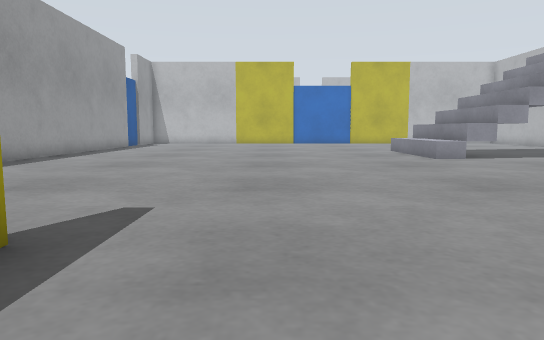
View 1 (above)

16 first-person views from a walk through a Gazebo world. The camera is 0.5 m above the floor, tilts 6° down and sees 70° across. The floor is counted in squares, 0.5 m on a side. Each view is taken from the middle of a square. On the plan, view 1 faces up. The plan holds only what a view shows up to about 13 squares ahead; the rest is blank. The place goes on beyond the plan.

View 2
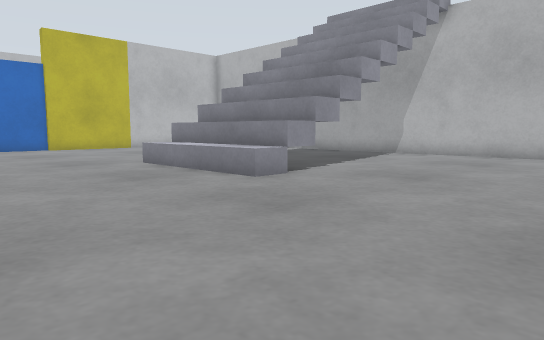

View 3
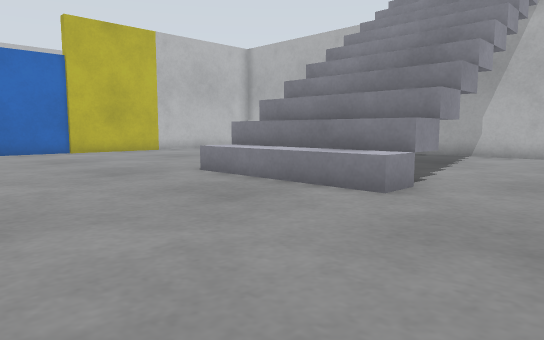

View 4
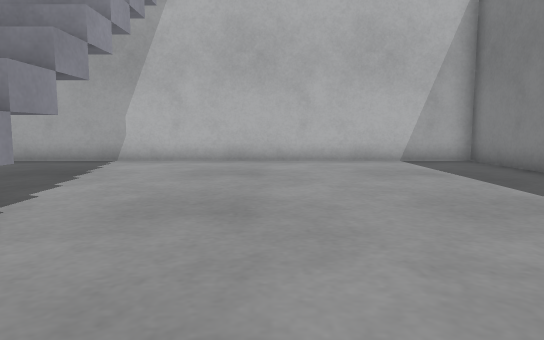

View 5
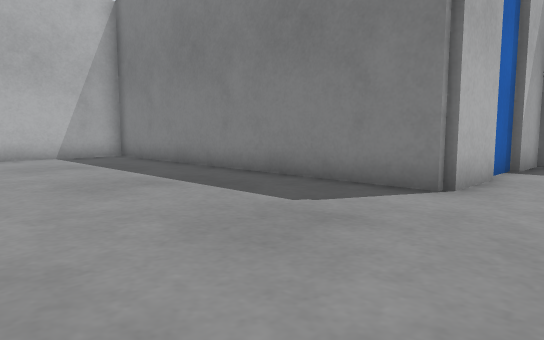

View 6
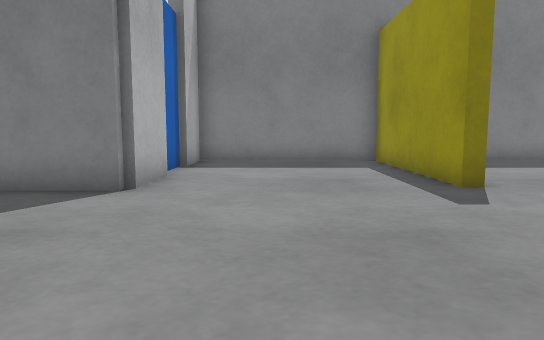

View 7
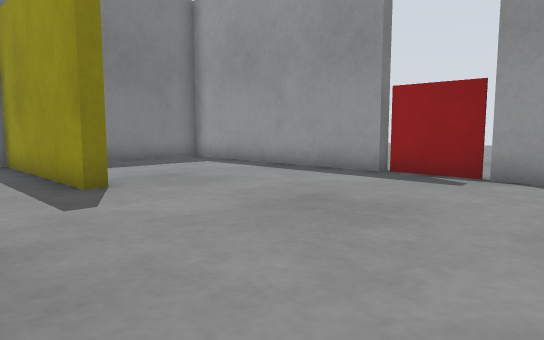

View 8
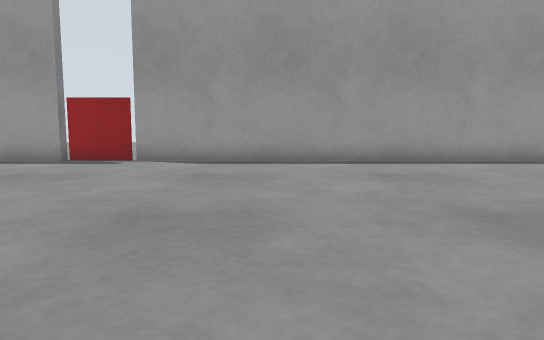

View 9
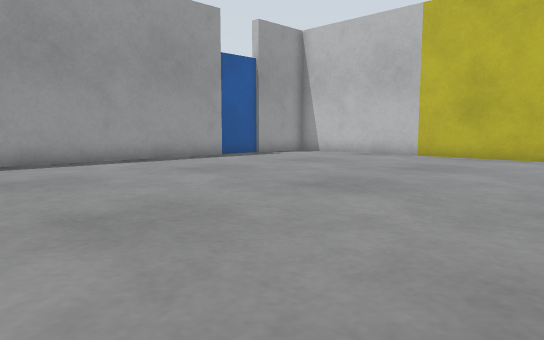

View 10
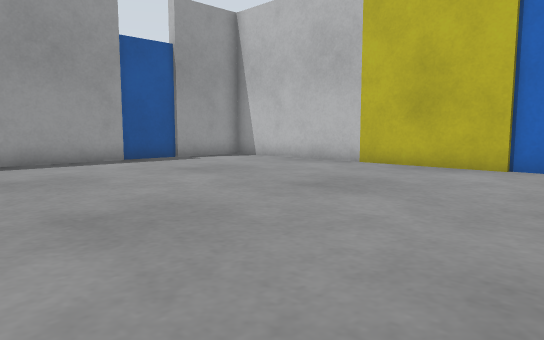

View 11
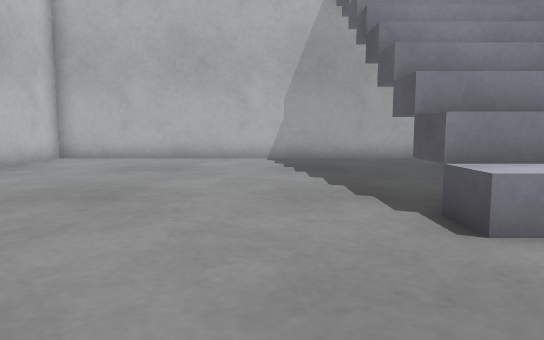

View 12
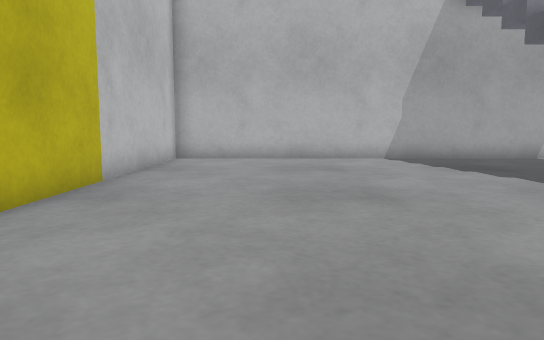

View 13
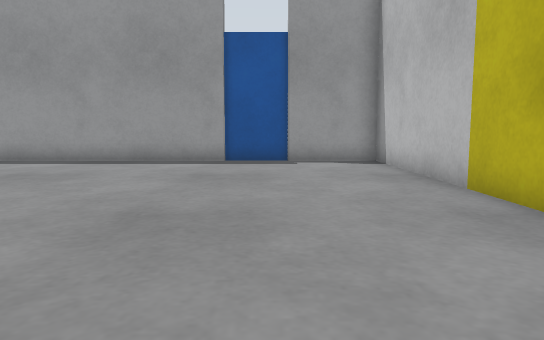

View 14
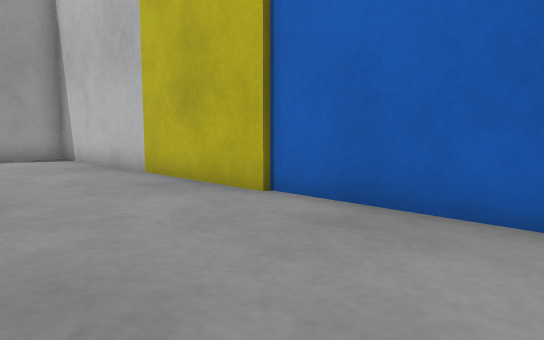

View 15
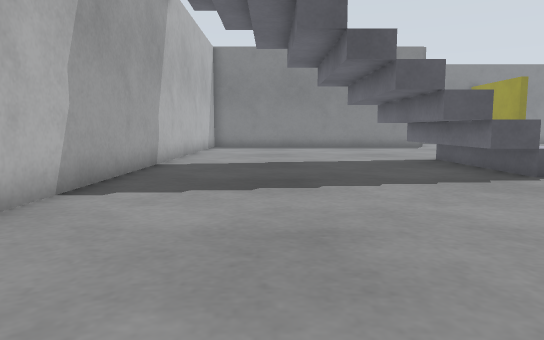

View 16
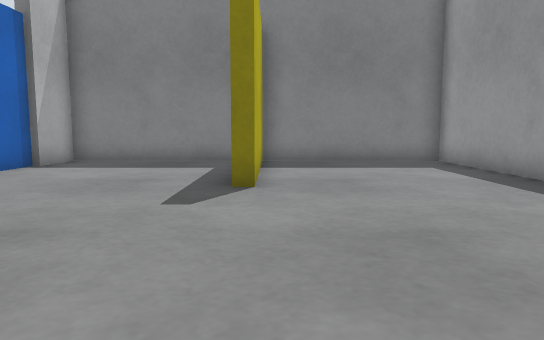

### Floor plan
Points are (right, up) in squares from view 1. A wall is a line through its corners. A room is listed if a view was taken in it or the views show most of it. See-through windows are left out.
Room 1 (view 1)
walls: (-2.3, 1.6) (-2.3, -2.3) (3.3, -2.3) (3.3, -0.5)
ways out: opening at (1, 2.5) to room 2
Room 2 (views 2, 3, 4, 5, 6, 7, 8, 9, 10, 11, 12, 13, 14, 15, 16)
walls: (3.3, 1.5) (3.3, 3.7) (15.3, 3.7) (15.3, 27.3) (6.6, 27.3); (1.6, 27.3) (-8.3, 27.3) (-8.3, 24.5); (5.2, 27.5) (1.5, 27.5); (-8.3, 22.6) (-8.3, 7.6); (-8.8, 5.3) (-8.3, 5.3) (-8.3, -2.3) (-2.7, -2.3) (-2.7, 3.3) (-2.3, 3.3) (-2.3, 1.6)
ways out: opening at (1, 2.5) to room 1; gap at (-9, 5); gap at (-9, 8)
objects: window (-9, 6) to (-9, 7); door leaf (-9, 23) to (-9, 24); grey box (6, 13) to (6, 18); grey box (7, 13) to (7, 18); grey box (8, 13) to (8, 18); grey box (9, 13) to (9, 18); grey box (10, 13) to (10, 18); grey box (11, 13) to (11, 18); grey box (12, 13) to (12, 18)

Where each view was taken, in squares from view 1:
view 1: 0 up, 0 right, facing up
view 2: 7 up, 0 right, facing up-right
view 3: 10 up, 0 right, facing up-right
view 4: 10 up, 3 right, facing right
view 5: 10 up, 1 right, facing down-right
view 6: 10 up, 1 right, facing down
view 7: 10 up, 0 right, facing down-left
view 8: 12 up, 4 right, facing left
view 9: 13 up, 4 right, facing up-left
view 10: 17 up, 4 right, facing up-left
view 11: 20 up, 2 right, facing right
view 12: 24 up, 2 right, facing right
view 13: 24 up, 4 right, facing left
view 14: 23 up, 6 right, facing up-left
view 15: 26 up, 12 right, facing down
view 16: 10 up, 3 left, facing down
